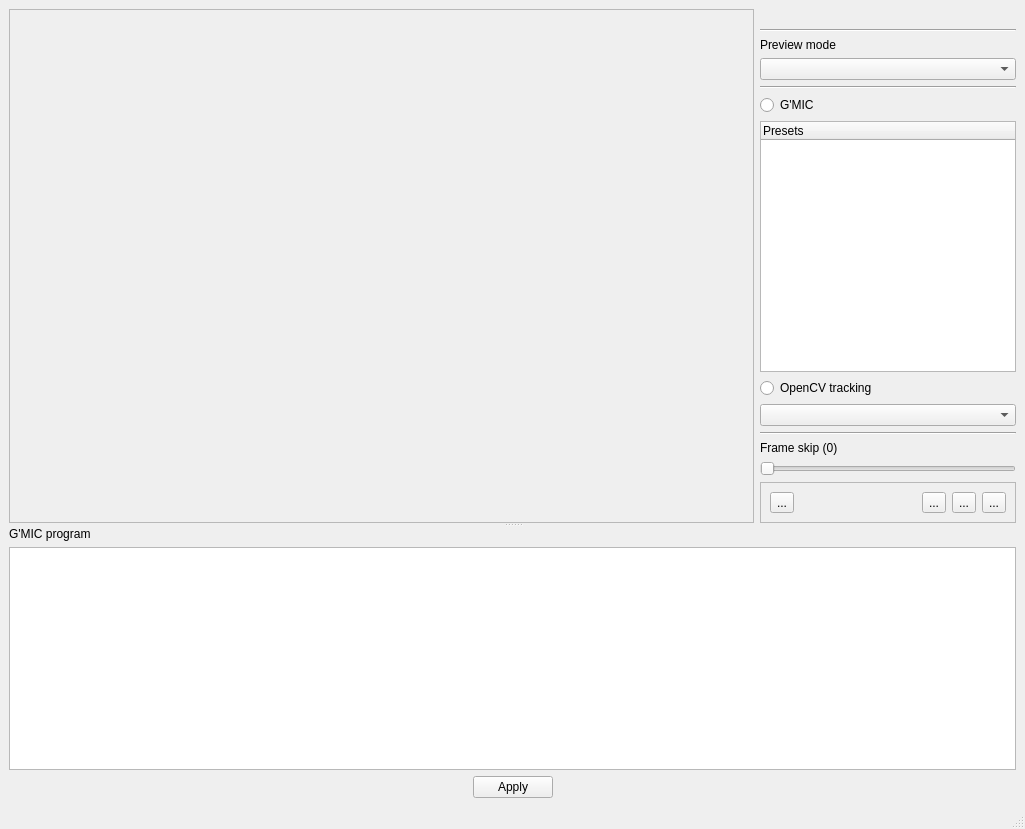
<?xml version="1.0" encoding="UTF-8"?>
<ui version="4.0">
 <class>MainWindow</class>
 <widget class="QMainWindow" name="MainWindow">
  <property name="geometry">
   <rect>
    <x>0</x>
    <y>0</y>
    <width>1025</width>
    <height>829</height>
   </rect>
  </property>
  <property name="windowTitle">
   <string>MainWindow</string>
  </property>
  <widget class="QWidget" name="centralwidget">
   <layout class="QHBoxLayout" name="horizontalLayout_3">
    <item>
     <widget class="QSplitter" name="splitter">
      <property name="orientation">
       <enum>Qt::Vertical</enum>
      </property>
      <widget class="QWidget" name="layoutWidget1">
       <layout class="QHBoxLayout" name="horizontalLayout_2" stretch="100,0">
        <item>
         <widget class="QFrame" name="frame_2">
          <property name="sizePolicy">
           <sizepolicy hsizetype="MinimumExpanding" vsizetype="MinimumExpanding">
            <horstretch>0</horstretch>
            <verstretch>0</verstretch>
           </sizepolicy>
          </property>
          <property name="frameShape">
           <enum>QFrame::StyledPanel</enum>
          </property>
          <property name="frameShadow">
           <enum>QFrame::Raised</enum>
          </property>
          <layout class="QGridLayout" name="gridLayout">
           <item row="0" column="0">
            <widget class="ImageView" name="_imageView" native="true">
             <property name="sizePolicy">
              <sizepolicy hsizetype="Preferred" vsizetype="Preferred">
               <horstretch>0</horstretch>
               <verstretch>0</verstretch>
              </sizepolicy>
             </property>
             <property name="minimumSize">
              <size>
               <width>0</width>
               <height>0</height>
              </size>
             </property>
            </widget>
           </item>
          </layout>
         </widget>
        </item>
        <item>
         <widget class="QWidget" name="_rightPanel" native="true">
          <property name="sizePolicy">
           <sizepolicy hsizetype="Minimum" vsizetype="Preferred">
            <horstretch>0</horstretch>
            <verstretch>0</verstretch>
           </sizepolicy>
          </property>
          <layout class="QVBoxLayout" name="verticalLayout_2">
           <property name="margin">
            <number>0</number>
           </property>
           <item>
            <widget class="QLabel" name="_logoLabel">
             <property name="sizePolicy">
              <sizepolicy hsizetype="Preferred" vsizetype="Fixed">
               <horstretch>0</horstretch>
               <verstretch>0</verstretch>
              </sizepolicy>
             </property>
             <property name="palette">
              <palette>
               <active>
                <colorrole role="Base">
                 <brush brushstyle="SolidPattern">
                  <color alpha="255">
                   <red>255</red>
                   <green>255</green>
                   <blue>255</blue>
                  </color>
                 </brush>
                </colorrole>
                <colorrole role="Window">
                 <brush brushstyle="SolidPattern">
                  <color alpha="255">
                   <red>255</red>
                   <green>255</green>
                   <blue>255</blue>
                  </color>
                 </brush>
                </colorrole>
               </active>
               <inactive>
                <colorrole role="Base">
                 <brush brushstyle="SolidPattern">
                  <color alpha="255">
                   <red>255</red>
                   <green>255</green>
                   <blue>255</blue>
                  </color>
                 </brush>
                </colorrole>
                <colorrole role="Window">
                 <brush brushstyle="SolidPattern">
                  <color alpha="255">
                   <red>255</red>
                   <green>255</green>
                   <blue>255</blue>
                  </color>
                 </brush>
                </colorrole>
               </inactive>
               <disabled>
                <colorrole role="Base">
                 <brush brushstyle="SolidPattern">
                  <color alpha="255">
                   <red>255</red>
                   <green>255</green>
                   <blue>255</blue>
                  </color>
                 </brush>
                </colorrole>
                <colorrole role="Window">
                 <brush brushstyle="SolidPattern">
                  <color alpha="255">
                   <red>255</red>
                   <green>255</green>
                   <blue>255</blue>
                  </color>
                 </brush>
                </colorrole>
               </disabled>
              </palette>
             </property>
             <property name="text">
              <string/>
             </property>
             <property name="pixmap">
              <pixmap resource="../zart.qrc">:/images/Logo_150.png</pixmap>
             </property>
             <property name="alignment">
              <set>Qt::AlignCenter</set>
             </property>
            </widget>
           </item>
           <item>
            <widget class="Line" name="line_3">
             <property name="sizePolicy">
              <sizepolicy hsizetype="Preferred" vsizetype="Fixed">
               <horstretch>0</horstretch>
               <verstretch>0</verstretch>
              </sizepolicy>
             </property>
             <property name="orientation">
              <enum>Qt::Horizontal</enum>
             </property>
            </widget>
           </item>
           <item>
            <widget class="QLabel" name="label">
             <property name="text">
              <string>Preview mode</string>
             </property>
            </widget>
           </item>
           <item>
            <widget class="QComboBox" name="_cbPreviewMode">
             <property name="sizePolicy">
              <sizepolicy hsizetype="Preferred" vsizetype="Fixed">
               <horstretch>0</horstretch>
               <verstretch>0</verstretch>
              </sizepolicy>
             </property>
            </widget>
           </item>
           <item>
            <widget class="Line" name="line_2">
             <property name="sizePolicy">
              <sizepolicy hsizetype="Preferred" vsizetype="Fixed">
               <horstretch>0</horstretch>
               <verstretch>0</verstretch>
              </sizepolicy>
             </property>
             <property name="orientation">
              <enum>Qt::Horizontal</enum>
             </property>
            </widget>
           </item>
           <item>
            <widget class="QRadioButton" name="_rbGMIC">
             <property name="sizePolicy">
              <sizepolicy hsizetype="Preferred" vsizetype="Fixed">
               <horstretch>0</horstretch>
               <verstretch>0</verstretch>
              </sizepolicy>
             </property>
             <property name="text">
              <string>G'MIC</string>
             </property>
            </widget>
           </item>
           <item>
            <widget class="QTreeWidget" name="_treeGPresets">
             <property name="sizePolicy">
              <sizepolicy hsizetype="Preferred" vsizetype="MinimumExpanding">
               <horstretch>0</horstretch>
               <verstretch>0</verstretch>
              </sizepolicy>
             </property>
             <column>
              <property name="text">
               <string notr="true">Presets</string>
              </property>
             </column>
            </widget>
           </item>
           <item>
            <widget class="QRadioButton" name="_rbOpenCV">
             <property name="sizePolicy">
              <sizepolicy hsizetype="Preferred" vsizetype="Fixed">
               <horstretch>0</horstretch>
               <verstretch>0</verstretch>
              </sizepolicy>
             </property>
             <property name="text">
              <string>OpenCV tracking</string>
             </property>
            </widget>
           </item>
           <item>
            <widget class="QComboBox" name="_cbCascades"/>
           </item>
           <item>
            <widget class="Line" name="line">
             <property name="orientation">
              <enum>Qt::Horizontal</enum>
             </property>
            </widget>
           </item>
           <item>
            <widget class="QLabel" name="_labelSkipFrames">
             <property name="text">
              <string>Frame skip (0)</string>
             </property>
            </widget>
           </item>
           <item>
            <widget class="QSlider" name="_sliderSkipFrames">
             <property name="sizePolicy">
              <sizepolicy hsizetype="Preferred" vsizetype="Fixed">
               <horstretch>0</horstretch>
               <verstretch>0</verstretch>
              </sizepolicy>
             </property>
             <property name="maximum">
              <number>25</number>
             </property>
             <property name="pageStep">
              <number>1</number>
             </property>
             <property name="orientation">
              <enum>Qt::Horizontal</enum>
             </property>
            </widget>
           </item>
           <item>
            <widget class="QFrame" name="frame">
             <property name="sizePolicy">
              <sizepolicy hsizetype="Preferred" vsizetype="Fixed">
               <horstretch>0</horstretch>
               <verstretch>0</verstretch>
              </sizepolicy>
             </property>
             <property name="frameShape">
              <enum>QFrame::StyledPanel</enum>
             </property>
             <property name="frameShadow">
              <enum>QFrame::Raised</enum>
             </property>
             <layout class="QHBoxLayout" name="horizontalLayout">
              <item>
               <widget class="QToolButton" name="_tbPlay">
                <property name="sizePolicy">
                 <sizepolicy hsizetype="Minimum" vsizetype="Fixed">
                  <horstretch>0</horstretch>
                  <verstretch>0</verstretch>
                 </sizepolicy>
                </property>
                <property name="text">
                 <string>...</string>
                </property>
                <property name="icon">
                 <iconset resource="../zart.qrc">
                  <normaloff>:/images/media-playback-start.png</normaloff>:/images/media-playback-start.png</iconset>
                </property>
                <property name="checkable">
                 <bool>false</bool>
                </property>
               </widget>
              </item>
              <item>
               <spacer name="horizontalSpacer">
                <property name="orientation">
                 <enum>Qt::Horizontal</enum>
                </property>
                <property name="sizeType">
                 <enum>QSizePolicy::MinimumExpanding</enum>
                </property>
                <property name="sizeHint" stdset="0">
                 <size>
                  <width>0</width>
                  <height>20</height>
                 </size>
                </property>
               </spacer>
              </item>
              <item>
               <widget class="QToolButton" name="_tbZoomOriginal">
                <property name="toolTip">
                 <string>Set zoom factor to 1:1</string>
                </property>
                <property name="text">
                 <string>...</string>
                </property>
                <property name="icon">
                 <iconset resource="../zart.qrc">
                  <normaloff>:/images/zoom-original.png</normaloff>:/images/zoom-original.png</iconset>
                </property>
               </widget>
              </item>
              <item>
               <widget class="QToolButton" name="_tbZoomFit">
                <property name="toolTip">
                 <string>Best fit zoom</string>
                </property>
                <property name="text">
                 <string>...</string>
                </property>
                <property name="icon">
                 <iconset resource="../zart.qrc">
                  <normaloff>:/images/zoom-fit-best.png</normaloff>:/images/zoom-fit-best.png</iconset>
                </property>
               </widget>
              </item>
              <item>
               <widget class="QToolButton" name="_tbCamera">
                <property name="sizePolicy">
                 <sizepolicy hsizetype="Minimum" vsizetype="Fixed">
                  <horstretch>0</horstretch>
                  <verstretch>0</verstretch>
                 </sizepolicy>
                </property>
                <property name="toolTip">
                 <string>Take a snapshot</string>
                </property>
                <property name="text">
                 <string>...</string>
                </property>
                <property name="icon">
                 <iconset resource="../zart.qrc">
                  <normaloff>:/images/camera.png</normaloff>:/images/camera.png</iconset>
                </property>
               </widget>
              </item>
             </layout>
            </widget>
           </item>
          </layout>
         </widget>
        </item>
       </layout>
      </widget>
      <widget class="QWidget" name="layoutWidget2">
       <layout class="QVBoxLayout" name="verticalLayout">
        <item>
         <widget class="QLabel" name="label_2">
          <property name="sizePolicy">
           <sizepolicy hsizetype="Preferred" vsizetype="Fixed">
            <horstretch>0</horstretch>
            <verstretch>0</verstretch>
           </sizepolicy>
          </property>
          <property name="text">
           <string>G'MIC program</string>
          </property>
         </widget>
        </item>
        <item>
         <widget class="CommandEditor" name="_commandEditor">
          <property name="sizePolicy">
           <sizepolicy hsizetype="Expanding" vsizetype="Preferred">
            <horstretch>0</horstretch>
            <verstretch>0</verstretch>
           </sizepolicy>
          </property>
          <property name="minimumSize">
           <size>
            <width>0</width>
            <height>100</height>
           </size>
          </property>
         </widget>
        </item>
        <item>
         <layout class="QHBoxLayout" name="horizontalLayout_4">
          <item>
           <spacer name="horizontalSpacer_2">
            <property name="orientation">
             <enum>Qt::Horizontal</enum>
            </property>
            <property name="sizeHint" stdset="0">
             <size>
              <width>40</width>
              <height>20</height>
             </size>
            </property>
           </spacer>
          </item>
          <item>
           <widget class="QPushButton" name="_pbApply">
            <property name="toolTip">
             <string>Apply script modifications (Ctrl+Return)</string>
            </property>
            <property name="text">
             <string>Apply</string>
            </property>
           </widget>
          </item>
          <item>
           <spacer name="horizontalSpacer_3">
            <property name="orientation">
             <enum>Qt::Horizontal</enum>
            </property>
            <property name="sizeHint" stdset="0">
             <size>
              <width>40</width>
              <height>20</height>
             </size>
            </property>
           </spacer>
          </item>
         </layout>
        </item>
       </layout>
      </widget>
     </widget>
    </item>
   </layout>
  </widget>
  <widget class="QMenuBar" name="menubar">
   <property name="geometry">
    <rect>
     <x>0</x>
     <y>0</y>
     <width>1025</width>
     <height>19</height>
    </rect>
   </property>
  </widget>
  <widget class="QStatusBar" name="statusbar"/>
 </widget>
 <customwidgets>
  <customwidget>
   <class>ImageView</class>
   <extends>QWidget</extends>
   <header>include/ImageView.h</header>
   <container>1</container>
  </customwidget>
  <customwidget>
   <class>CommandEditor</class>
   <extends>QPlainTextEdit</extends>
   <header>include/CommandEditor.h</header>
  </customwidget>
 </customwidgets>
 <resources>
  <include location="../zart.qrc"/>
 </resources>
 <connections/>
</ui>
